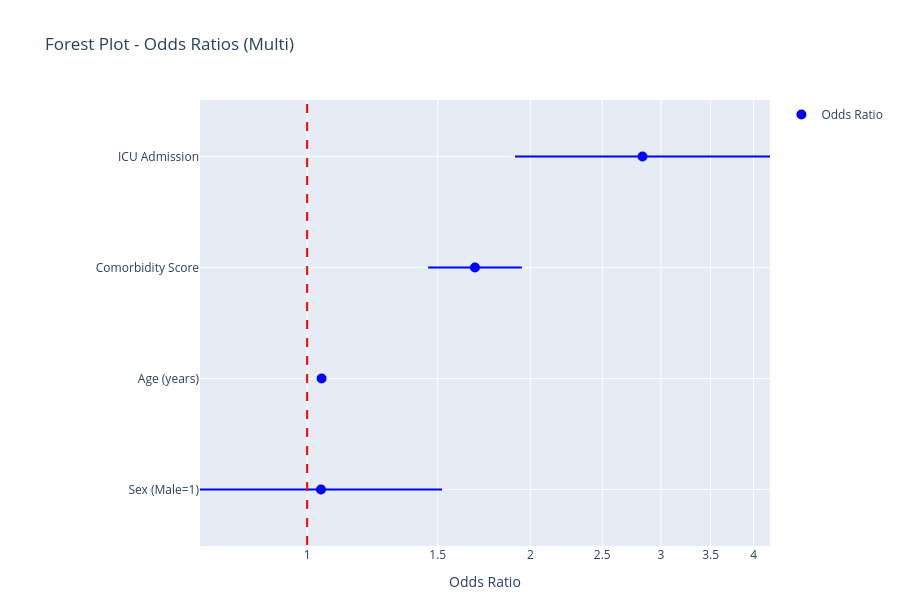

The cell this chart's notebook holds for it:
### Markdown cell above
### 7.1 Forest Plot

**What it shows:** Odds ratios and their 95% confidence intervals displayed as horizontal lines with central point estimates. A vertical reference line is drawn at **1.0** — the null value for odds ratios (no association).

**What to look for:**
- **Confidence interval entirely to the right of 1.0:** Significant positive association — the predictor increases the odds of the outcome
- **Confidence interval entirely to the left of 1.0:** Significant negative association — the predictor decreases the odds of the outcome
- **Confidence interval crossing 1.0:** No statistically significant association at p < 0.05
- **Width of the interval:** Wide intervals indicate imprecise estimates — common with small sample sizes, rare outcomes, or variables with low variance
- **Log scale:** The forest plot uses a log scale on the x-axis, which ensures that ORs of 0.5 and 2.0 are displayed symmetrically around 1.0

**In epidemiological practice:** The forest plot is a standard figure in observational studies and clinical trials, providing an immediate visual summary of all adjusted associations in the model.

### Code cell
model.summary(plots=["forest_plot"])

### Figure 1 — Plotly figure (JSON) as saved in the notebook; plotly's stock layout.template omitted (floating-point values rounded to 4 significant figures)
{"data": [{"hovertemplate": "%{y}<br>%{x:.3f}<extra></extra>", "marker": {"color": "blue", "size": 10}, "mode": "markers", "name": "Odds Ratio", "type": "scatter", "x": [1.044, 1.046, 1.684, 2.833], "y": ["Sex (Male=1)", "Age (years)", "Comorbidity Score", "ICU Admission"]}, {"hoverinfo": "skip", "line": {"color": "blue", "width": 2}, "mode": "lines", "showlegend": false, "type": "scatter", "x": [0.717, 1.52], "y": ["Sex (Male=1)", "Sex (Male=1)"]}, {"hoverinfo": "skip", "line": {"color": "blue", "width": 2}, "mode": "lines", "showlegend": false, "type": "scatter", "x": [1.036, 1.057], "y": ["Age (years)", "Age (years)"]}, {"hoverinfo": "skip", "line": {"color": "blue", "width": 2}, "mode": "lines", "showlegend": false, "type": "scatter", "x": [1.456, 1.948], "y": ["Comorbidity Score", "Comorbidity Score"]}, {"hoverinfo": "skip", "line": {"color": "blue", "width": 2}, "mode": "lines", "showlegend": false, "type": "scatter", "x": [1.907, 4.209], "y": ["ICU Admission", "ICU Admission"]}], "layout": {"height": 600, "margin": {"b": 50, "l": 200, "r": 100, "t": 100}, "shapes": [{"line": {"color": "red", "dash": "dash", "width": 2}, "type": "line", "x0": 1, "x1": 1, "y0": -0.5, "y1": 3.5}], "title": {"text": "Forest Plot - Odds Ratios (Multi)"}, "xaxis": {"title": {"text": "Odds Ratio"}, "type": "log"}, "yaxis": {"automargin": true, "tickmode": "array", "ticktext": ["Sex (Male=1)", "Age (years)", "Comorbidity Score", "ICU Admission"], "tickvals": ["Sex (Male=1)", "Age (years)", "Comorbidity Score", "ICU Admission"], "title": {"text": ""}}}}
